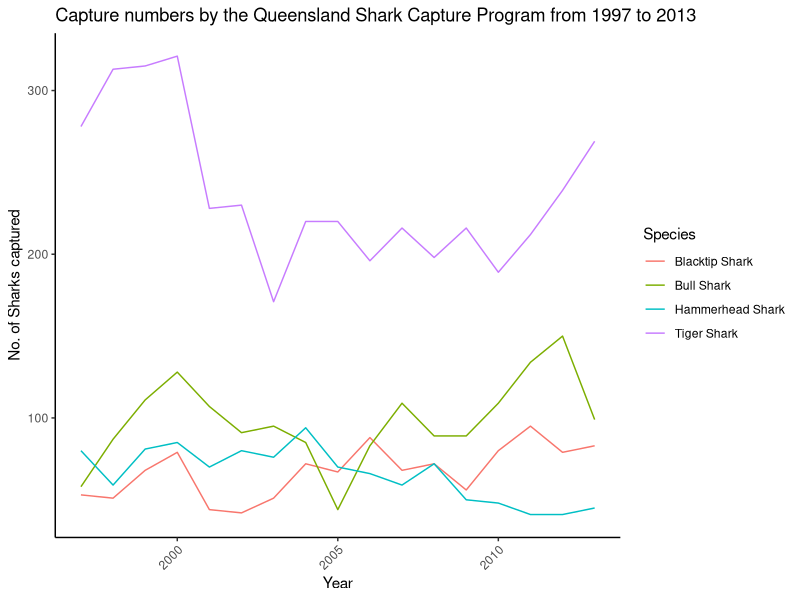

Here is the R script that generated this plot:
## ---- chunk 1
knitr::opts_chunk$set(echo = TRUE)
## ---- chunk 2
library(tidyverse)
## ---- chunk 3
library(readr)


Bull_data <- read_csv("../data/Plot_Deco/Bull_shark_data.csv")
#View(Bull_data)

Hammerhead_data <- read_csv("../data/Plot_Deco/hammerhead_data.csv")
#View(hammerhead_data)

Tiger_data <- read_csv("../data/Plot_Deco/Tiger_shark_data.csv")
#View(Tiger_data)

Blacktip_data <- read_csv("../data/Plot_Deco/Black_tip_data.csv")
#View(Blacktip_data)
## ---- chunk 4
Bull_data <- Bull_data |> mutate(Species = "Bull Shark")

Hammerhead_data <- Hammerhead_data |> mutate(Species = "Hammerhead Shark")

Tiger_data <- Tiger_data |> mutate(Species = "Tiger Shark")

Blacktip_data <- Blacktip_data |> mutate(Species = "Blacktip Shark")

#Combine data frames:
Com_dta <- bind_rows(Bull_data, Blacktip_data, Hammerhead_data, Tiger_data)
Com_dta
## ---- chunk 5
plt <- ggplot2::ggplot(data = Com_dta, aes(x = Year, y = No., colour = Species, group = Species)) +
  geom_line() +
  theme_classic() +
  labs(title = "Capture numbers by the Queensland Shark Capture Program from 1997 to 2013", x = "Year", y = "No. of Sharks captured") +
  theme(axis.text.x = element_text(angle = 45, hjust = 1))

plt

